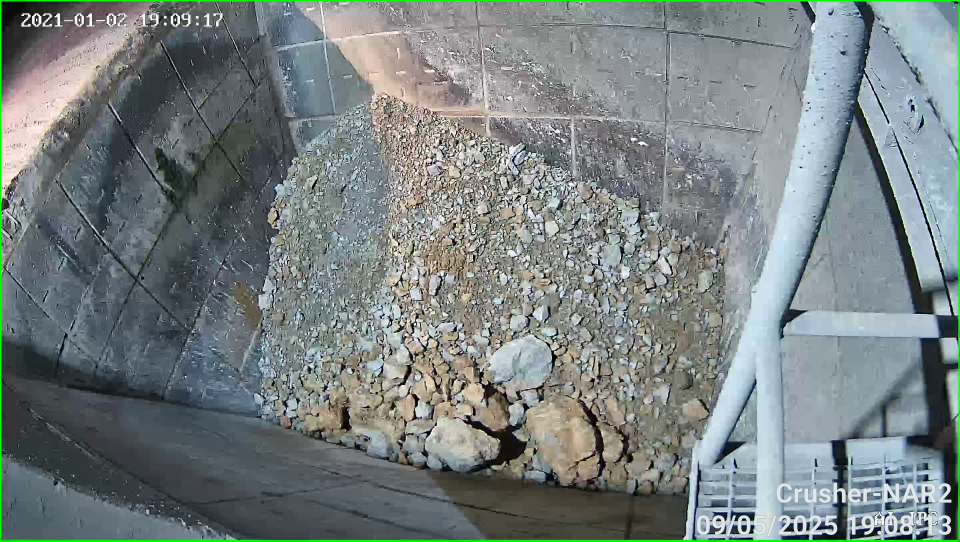
#> input picture data/CCTV/sample_1.png, 2880 x 1624 px, found by its file name (shown at 1/3 size)
$ python diagnostik_watershed.py
#> lines starting #> are read from the running program, lines starting #| are printed output that depends on the picture; after the words box and inside, x2 and y2 are one past the last pixel; in counts of white or black regions, pixels touching at a corner belong together
#> further down, image is the input picture: shape (1624, 2880, 3); mean B, G, R 130, 129.2, 120.8
# Nama file: diagnostik_watershed.py
import cv2
import numpy as np

# --- PENGATURAN AWAL ---
# (Pastikan semua pengaturan ini sama dengan script utama Anda)
PIXELS_PER_METRIC = 2.835
roi_vertices = np.array([[1157, 288], [1172, 551], [1162, 744], [1092, 967], [964, 1069], [867, 1207], [923, 1311], [1214, 1391], [1575, 1442],
[1912, 1477], [2047, 1477], [2070, 1327], [2110, 1308], [2167, 786], [1957, 647], [1723, 546], [1531, 440], [1160, 290]], np.int32)

def run_diagnostics(frame):
    """
    Fungsi ini akan menjalankan proses dan menampilkan setiap langkahnya.
    """
    # 1. Tampilkan ROI
    mask = np.zeros_like(frame)
    cv2.fillPoly(mask, [roi_vertices], (255, 255, 255))
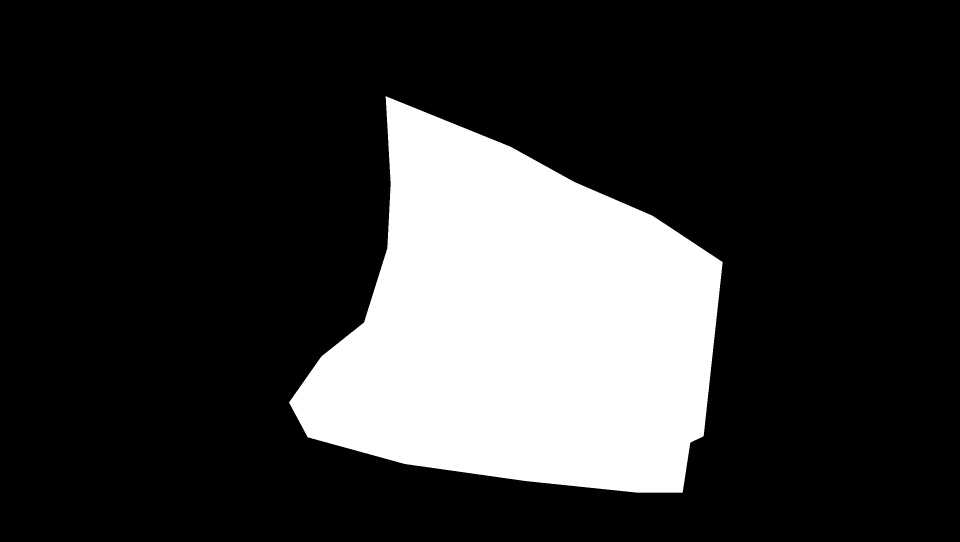
#> mask: shape (1624, 2880, 3) (shown at 1/3 size); 21.2% white; 1 white region, box (x1, y1, x2, y2) and area: (867, 288, 2168, 1478) 991080
    roi_frame = cv2.bitwise_and(frame, mask)
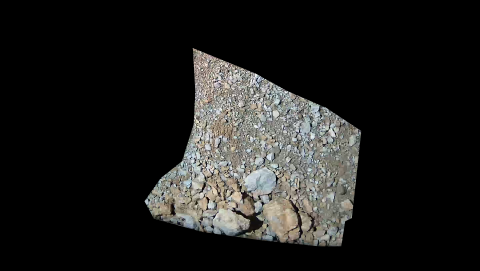
#> roi_frame: shape (1624, 2880, 3) (shown at 1/6 size); mean B, G, R 28.4, 29.9, 30.1
    cv2.imshow("1. Hasil ROI", roi_frame)

    # 2. Tampilkan Hasil Threshold
    gray = cv2.cvtColor(roi_frame, cv2.COLOR_BGR2GRAY)
    blurred = cv2.GaussianBlur(gray, (7, 7), 0)
    _, thresh = cv2.threshold(blurred, 0, 255, cv2.THRESH_BINARY_INV + cv2.THRESH_OTSU)
#> thresh: shape (1624, 2880); 80.5% white; 11 black regions (4 under 20 px), largest, box (x1, y1, x2, y2) and area: (867, 288, 2167, 1477) 911230, (1450, 1406, 1479, 1426) 342, (944, 1296, 957, 1312) 127
    cv2.imshow("2. Hasil Threshold Biner", thresh)

    # 3. Tampilkan Hasil "Sure Foreground" (Paling Penting!)
    kernel = np.ones((3, 3), np.uint8)
    opening = cv2.morphologyEx(thresh, cv2.MORPH_OPEN, kernel, iterations=2)
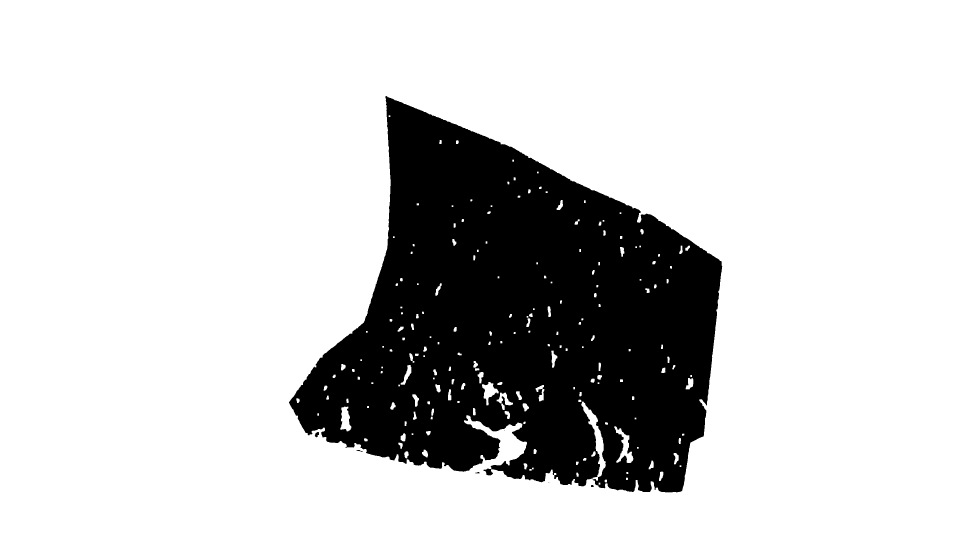
#> opening: shape (1624, 2880) (shown at 1/3 size); 79.9% white; 7 black regions (2 under 20 px), largest, box (x1, y1, x2, y2) and area: (867, 288, 2167, 1477) 939805, (944, 1296, 957, 1312) 132, (1773, 1455, 1781, 1461) 44, (1069, 1350, 1088, 1356) 43, (1426, 1416, 1439, 1420) 36
    dist_transform = cv2.distanceTransform(opening, cv2.DIST_L2, 5)
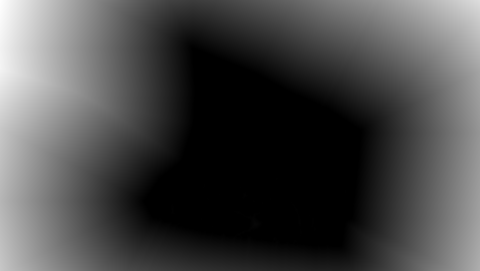
#> dist_transform: shape (1624, 2880) float32 (shown at 1/6 size); min 0, max 1213.1, mean 345.9; drawn with min black and max white

    # Coba ubah nilai 0.2 ini jika jendela 'Sure Foreground' masih hitam
    _, sure_fg = cv2.threshold(dist_transform, 0.1 * dist_transform.max(), 255, 0)
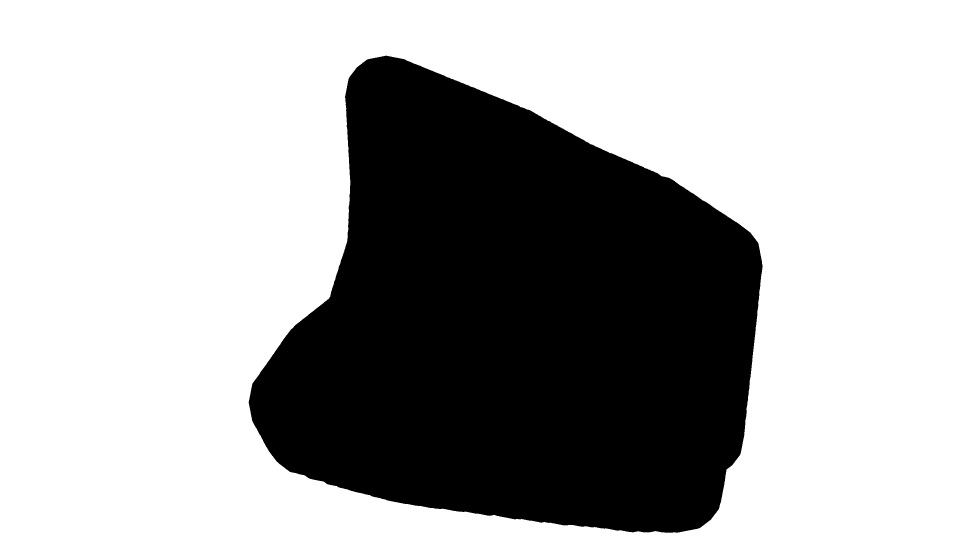
#> sure_fg: shape (1624, 2880) float32 (shown at 1/3 size); 67.2% white; 1 black region, box (x1, y1, x2, y2) and area: (746, 167, 2288, 1598) 1533020
    sure_fg = np.uint8(sure_fg)
    cv2.imshow("3. Sure Foreground (INTI BATUAN)", sure_fg)

    # 4. Tampilkan "Sure Background"
    sure_bg = cv2.dilate(opening, kernel, iterations=3)
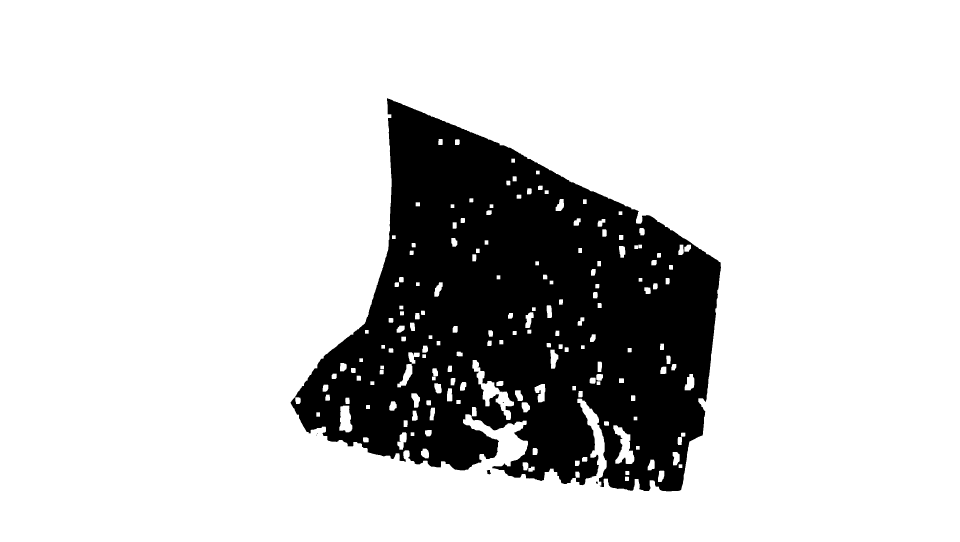
#> sure_bg: shape (1624, 2880) (shown at 1/3 size); 81.1% white; 6 black regions (3 under 20 px), largest, box (x1, y1, x2, y2) and area: (872, 295, 2163, 1474) 882718, (1460, 1410, 1473, 1423) 112, (1788, 1445, 1793, 1452) 30
    cv2.imshow("4. Sure Background", sure_bg)

    # 5. Tampilkan Area "Unknown"
    unknown = cv2.subtract(sure_bg, sure_fg)
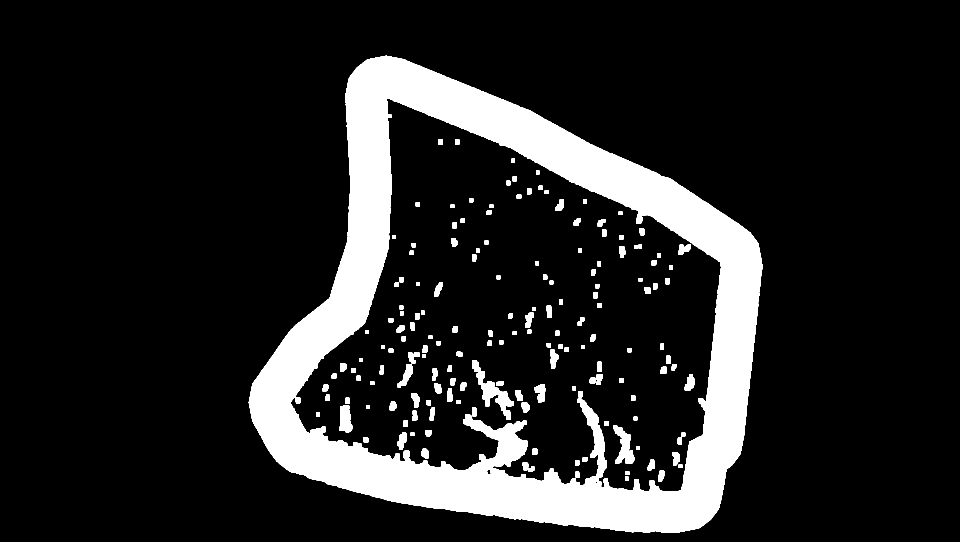
#> unknown: shape (1624, 2880) (shown at 1/3 size); 13.9% white; 168 white regions, largest, box (x1, y1, x2, y2) and area: (746, 167, 2288, 1598) 592772, (1417, 1080, 1542, 1260) 5963, (1840, 1276, 1903, 1392) 3680
    cv2.imshow("5. Area Tidak Diketahui", unknown)

    print("\n--- HASIL DIAGNOSTIK ---")
    print("Periksa semua jendela yang muncul, terutama '3. Sure Foreground'.")
    print("Apakah di jendela nomor 3 muncul bercak-bercak putih di tengah batuan?")
    print("Jika jendela nomor 3 hitam total, berarti nilai threshold watershed (0.2) masih terlalu tinggi.")
    print("Tekan tombol apa saja di keyboard untuk menutup semua jendela.")
    cv2.waitKey(0)
    cv2.destroyAllWindows()


# --- BAGIAN UTAMA UNTUK MENJALANKAN DIAGNOSTIK ---
if __name__ == '__main__':
    image_path = r"D:\coding TA v2\data\CCTV\sample_1.png"
    image = cv2.imread(image_path)

    if image is None:
        print(f"Error: Gagal memuat gambar dari {image_path}")
    else:
        # Atur agar semua jendela bisa di-resize
        cv2.namedWindow("1. Hasil ROI", cv2.WINDOW_NORMAL)
        cv2.namedWindow("2. Hasil Threshold Biner", cv2.WINDOW_NORMAL)
        cv2.namedWindow("3. Sure Foreground (INTI BATUAN)", cv2.WINDOW_NORMAL)
        cv2.namedWindow("4. Sure Background", cv2.WINDOW_NORMAL)
        cv2.namedWindow("5. Area Tidak Diketahui", cv2.WINDOW_NORMAL)

        run_diagnostics(image)

$ run again, with data/CCTV/sample_2.png copied over data/CCTV/sample_1.png
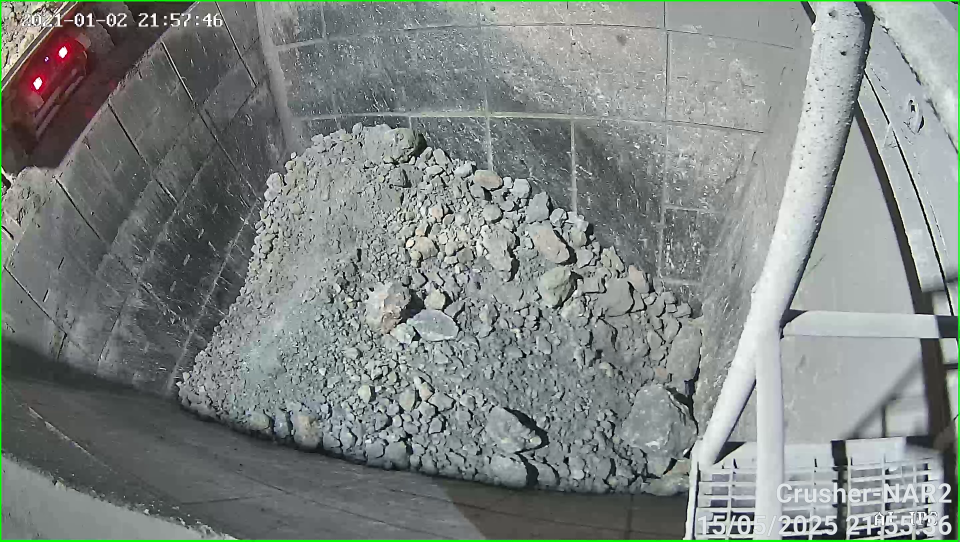
#> input picture data/CCTV/sample_2.png, 2880 x 1624 px, found by its file name (shown at 1/3 size)
#> image is the input picture: shape (1624, 2880, 3); mean B, G, R 131.7, 134.1, 127.9
#> mask: shape (1624, 2880, 3); 21.2% white; 1 white region, box (x1, y1, x2, y2) and area: (867, 288, 2168, 1478) 991080
#> in run_diagnostics, `_, thresh = cv2.threshold(blurred, 0, 255, cv2.THRESH_BINARY_INV + cv2..`:
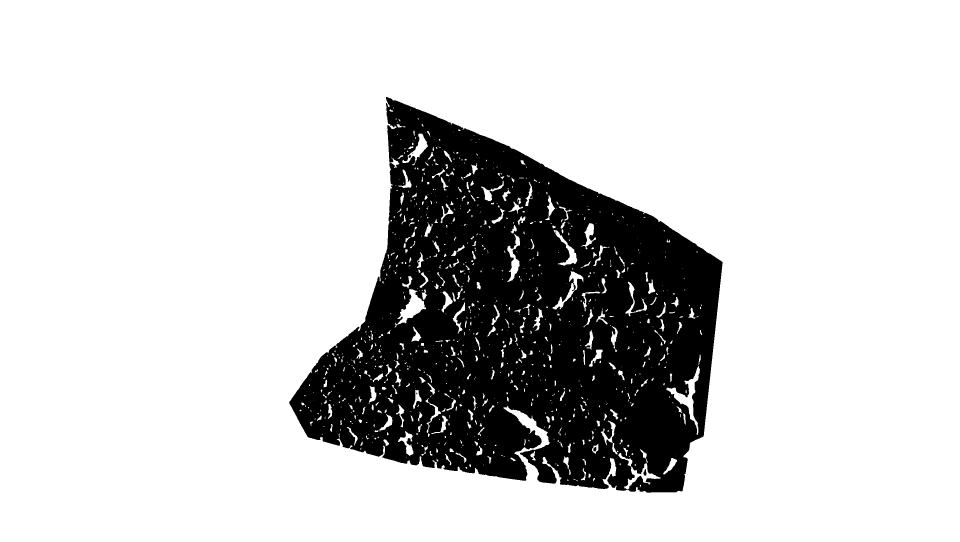
#> thresh: shape (1624, 2880) (shown at 1/3 size); 80.8% white; 9 black regions (4 under 20 px), largest, box (x1, y1, x2, y2) and area: (868, 291, 2168, 1478) 899863, (1930, 1407, 1940, 1427) 122, (1780, 1341, 1789, 1354) 96, (1226, 465, 1233, 474) 45, (1254, 781, 1259, 787) 21
#> opening: shape (1624, 2880); 80.1% white; 1 black region, box (x1, y1, x2, y2) and area: (868, 291, 2168, 1478) 928969
#> sure_bg: shape (1624, 2880); 81.8% white; 2 black regions (1 under 20 px), largest, box (x1, y1, x2, y2) and area: (872, 296, 2164, 1475) 852203
#> in run_diagnostics, `unknown = cv2.subtract(sure_bg, sure_fg)`:
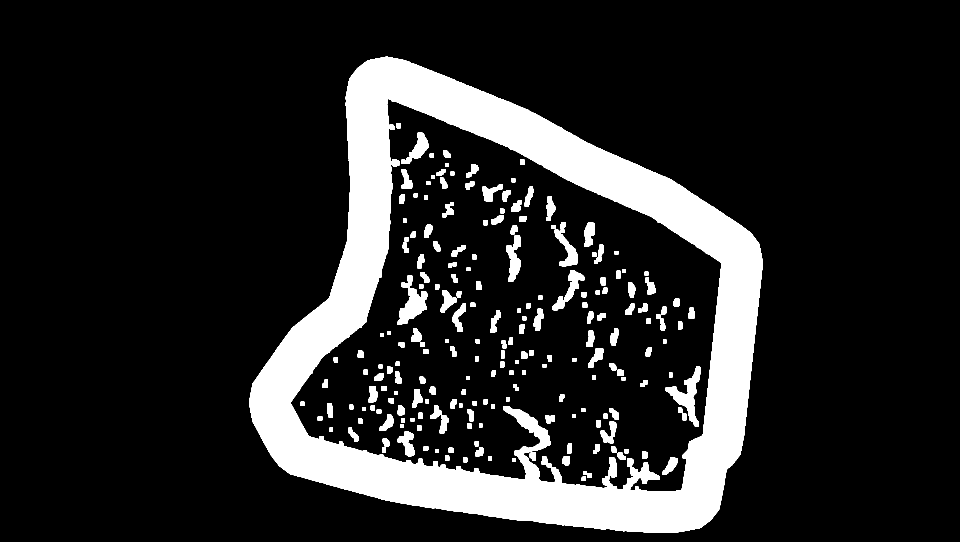
#> unknown: shape (1624, 2880) (shown at 1/3 size); 14.6% white; 214 white regions, largest, box (x1, y1, x2, y2) and area: (747, 170, 2289, 1599) 578887, (1997, 1099, 2102, 1281) 6050, (1193, 865, 1282, 975) 5233

$ run again, with data/CCTV/sample_3.png copied over data/CCTV/sample_1.png
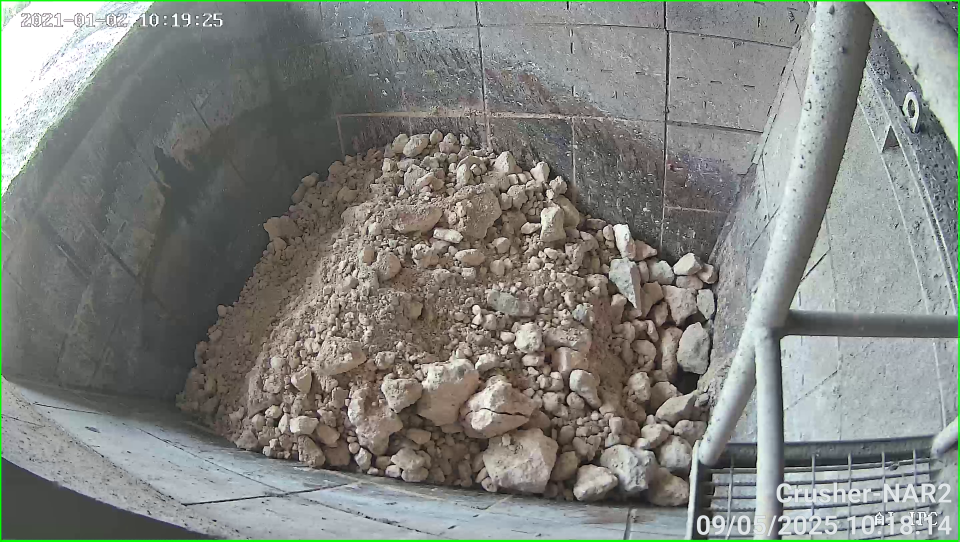
#> input picture data/CCTV/sample_3.png, 2880 x 1624 px, found by its file name (shown at 1/3 size)
#> image is the input picture: shape (1624, 2880, 3); mean B, G, R 127.8, 132.1, 129.5
#> mask: shape (1624, 2880, 3); 21.2% white; 1 white region, box (x1, y1, x2, y2) and area: (867, 288, 2168, 1478) 991080
#> in run_diagnostics, `_, thresh = cv2.threshold(blurred, 0, 255, cv2.THRESH_BINARY_INV + cv2..`:
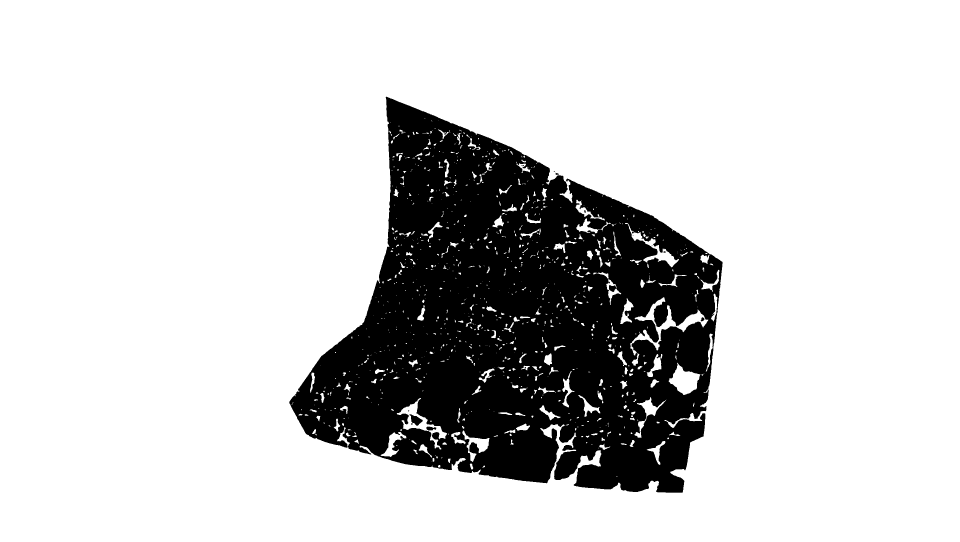
#> thresh: shape (1624, 2880) (shown at 1/3 size); 80.8% white; 17 black regions (10 under 20 px), largest, box (x1, y1, x2, y2) and area: (868, 290, 2168, 1478) 897561, (1228, 1243, 1268, 1277) 708, (1279, 1280, 1309, 1292) 246
#> opening: shape (1624, 2880); 80.3% white; 4 black regions (3 under 20 px), largest, box (x1, y1, x2, y2) and area: (868, 290, 2168, 1478) 921904
#> sure_bg: shape (1624, 2880); 81.9% white; 8 black regions (6 under 20 px), largest, box (x1, y1, x2, y2) and area: (872, 296, 2164, 1475) 845985, (1236, 1249, 1263, 1273) 338
#> in run_diagnostics, `unknown = cv2.subtract(sure_bg, sure_fg)`:
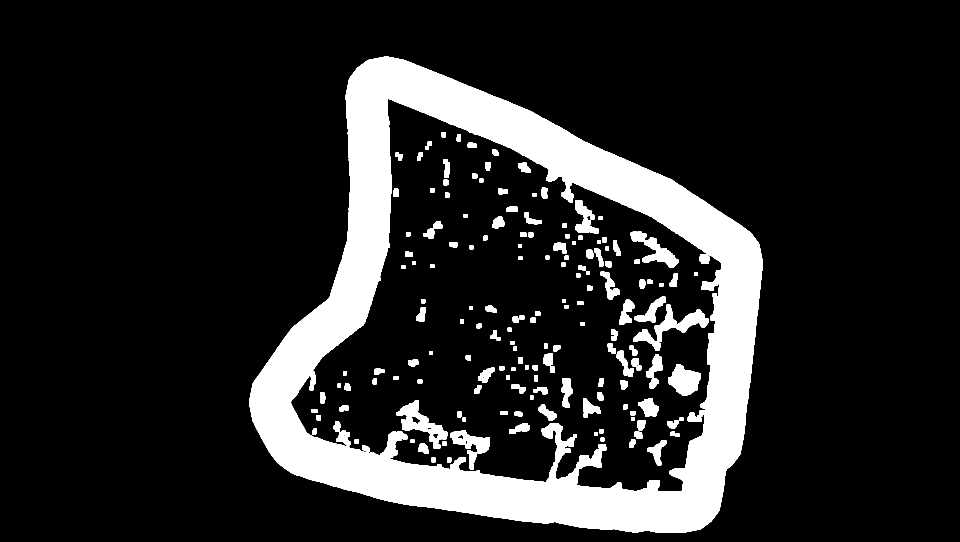
#> unknown: shape (1624, 2880) (shown at 1/3 size); 14.7% white; 179 white regions, largest, box (x1, y1, x2, y2) and area: (747, 169, 2289, 1599) 586732, (1900, 914, 2126, 1053) 8194, (1190, 1201, 1343, 1346) 7445
